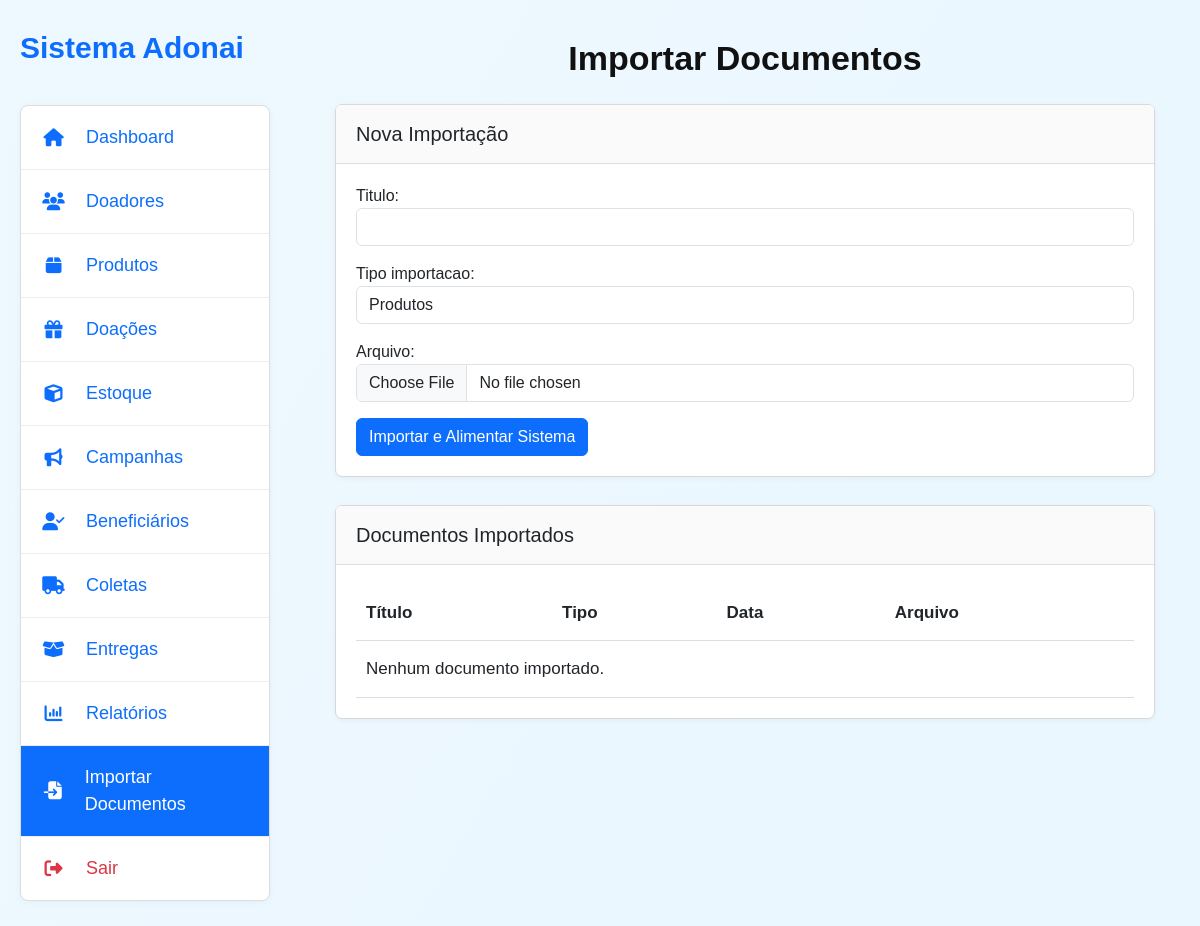
Before: /importar-documentos/ (signed in) with the older database file.
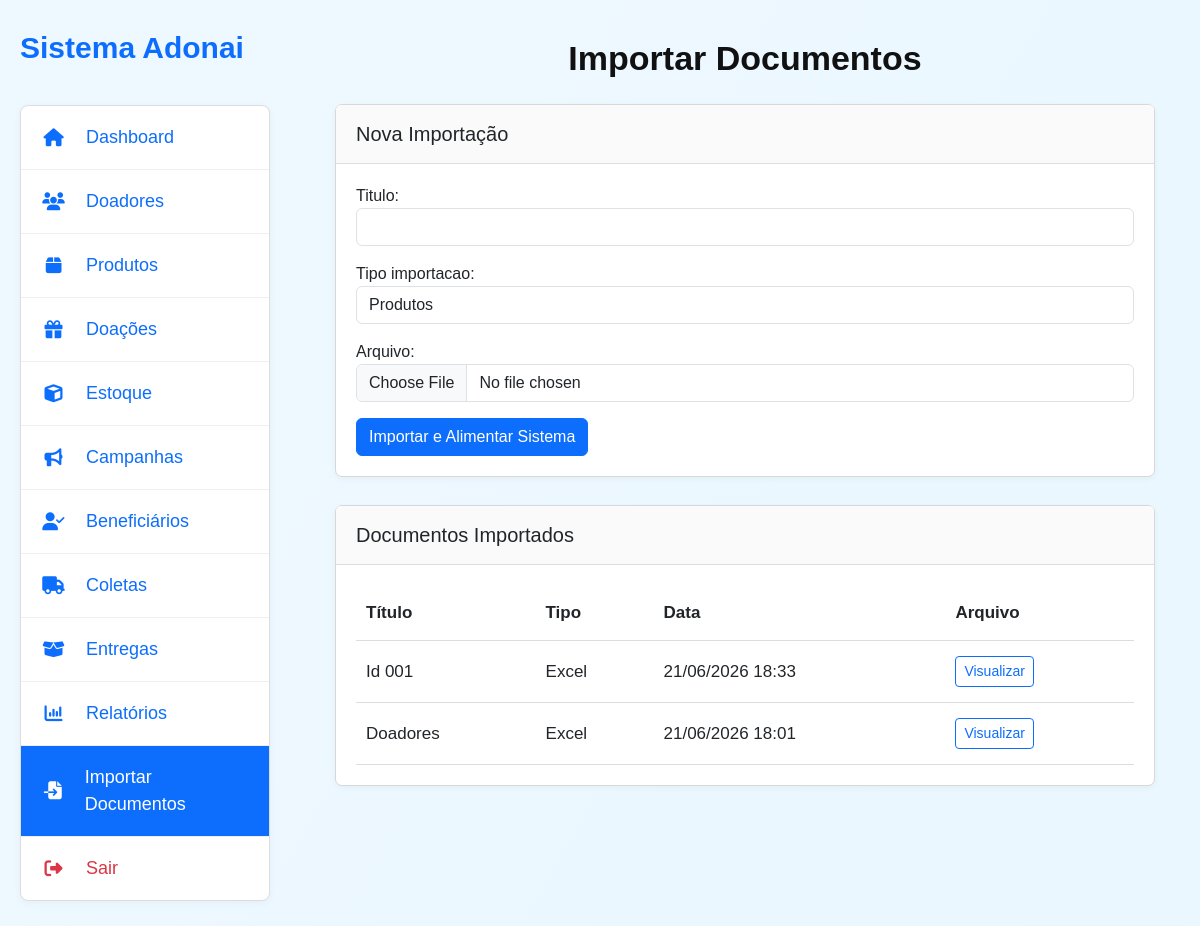
After: the same page with the newer database file.
### gestao/models.py (models this page shows, shortened)
class DocumentoImportado(models.Model):
    TIPO_ARQUIVO_CHOICES = [
        ("EXCEL", "Excel"),
        ("WORD", "Word"),
        ("PDF", "PDF"),
        ("OUTRO", "Outro"),
    ]
    TIPO_IMPORTACAO_CHOICES = [
        ("PRODUTOS", "Produtos"),
        ("DOADORES", "Doadores"),
        ("BENEFICIARIOS", "Beneficiários"),
        ("DOACOES", "Doações"),
        ("ESTOQUE", "Estoque"),
        ("CAMPANHAS", "Campanhas"),
    ]
    titulo = models.CharField(max_length=150)
    arquivo = models.FileField(upload_to="documentos_importados/")
    tipo = models.CharField(
        max_length=20,
        choices=TIPO_ARQUIVO_CHOICES,
        default="OUTRO"
    )
    tipo_importacao = models.CharField(
        max_length=30,
        choices=TIPO_IMPORTACAO_CHOICES,
        default="PRODUTOS"
    )
    texto_extraido = models.TextField(blank=True, null=True)
    importado_em = models.DateTimeField(auto_now_add=True)

### gestao/views.py (the view)
# urls.py: path("importar-documentos/", views.importar_documentos, name="importar_documentos"),
@login_required
def importar_documentos(request):
    if request.method == "POST":
        form = DocumentoImportadoForm(request.POST, request.FILES)
        if form.is_valid():
            documento = form.save(commit=False)
            nome_arquivo = documento.arquivo.name.lower()
            if nome_arquivo.endswith(".xlsx"):
                documento.tipo = "EXCEL"
            elif nome_arquivo.endswith(".docx"):
                documento.tipo = "WORD"
            elif nome_arquivo.endswith(".pdf"):
                documento.tipo = "PDF"
            else:
                documento.tipo = "OUTRO"
            documento.save()
            caminho = documento.arquivo.path
            try:
                total_importado = 0
                if documento.tipo == "EXCEL":
                    texto = extrair_texto_excel(caminho)
                    if documento.tipo_importacao == "PRODUTOS":
                        total_importado = importar_produtos_excel(caminho)
                    elif documento.tipo_importacao == "DOADORES":
                        total_importado = importar_doadores_excel(caminho)
                    elif documento.tipo_importacao == "BENEFICIARIOS":
                        total_importado = importar_beneficiarios_excel(caminho)
                    elif documento.tipo_importacao == "CAMPANHAS":
                        total_importado = importar_campanhas_excel(caminho)
                    elif documento.tipo_importacao == "ESTOQUE":
                        total_importado = importar_estoque_excel(caminho)
                    elif documento.tipo_importacao == "DOACOES":
                        total_importado = importar_doacoes_excel(caminho, request.user)
                elif documento.tipo == "WORD":
                    texto = extrair_texto_word(caminho)
                elif documento.tipo == "PDF":
                    texto = extrair_texto_pdf(caminho)
                else:
                    texto = ""
                documento.texto_extraido = texto
                documento.save()
                RegistroImportado.objects.filter(documento=documento).delete()
                for linha in texto.splitlines():
                    if linha.strip():
                        RegistroImportado.objects.create(
                            documento=documento,
                            conteudo=linha.strip()
                        )
                if documento.tipo == "EXCEL":
                    messages.success(
                        request,
                        f"Documento importado com sucesso. {total_importado} registro(s) alimentaram o sistema."
                    )
                else:
                    messages.success(
                        request,
                        "Documento anexado e texto extraído. Para alimentar cadastros automaticamente, use planilha Excel."
                    )
                return redirect("importar_documentos")
            except Exception as erro:
                messages.error(request, f"Erro ao processar documento: {erro}")
    else:
        form = DocumentoImportadoForm()
    documentos = DocumentoImportado.objects.all().order_by("-importado_em")
    return render(request, "gestao/importar_documentos.html", {
        "form": form,
        "documentos": documentos
    })

### gestao/forms.py
class DocumentoImportadoForm(BaseForm):
    class Meta:
        model = DocumentoImportado
        fields = ["titulo", "tipo_importacao", "arquivo"]

### templates/gestao/importar_documentos.html (shortened to what this page needs)
{% extends 'base.html' %}
{% block content %}
<h1>Importar Documentos</h1>
<div class="card">
    <div class="card-header">
        Nova Importação
    </div>
    <div class="card-body">
        <form method="POST" enctype="multipart/form-data">
            {{ form.as_p }}
            <button type="submit" class="btn btn-primary">
                Importar e Alimentar Sistema
            </button>
        </form>
    </div>
</div>
<div class="card">
    <div class="card-header">
        Documentos Importados
    </div>
    <div class="card-body">
        <table>
            <thead>
                <tr>
                    <th>Título</th>
                    <th>Tipo</th>
                    <th>Data</th>
                    <th>Arquivo</th>
                </tr>
            </thead>
            <tbody>
                {% for doc in documentos %}
                <tr>
                    <td>{{ doc.titulo }}</td>
                    <td>{{ doc.get_tipo_display }}</td>
                    <td>{{ doc.importado_em|date:"d/m/Y H:i" }}</td>
                    <td>
                        <a href="{{ doc.arquivo.url }}" target="_blank" class="btn btn-sm btn-outline-primary">
                            Visualizar
                        </a>
                    </td>
                </tr>
                {% empty %}
                <tr>
                    <td colspan="4">Nenhum documento importado.</td>
                </tr>
                {% endfor %}
            </tbody>
        </table>
    </div>
</div>
{% endblock %}

### templates/base.html (shortened to what this page needs)
{% load static %}
<!DOCTYPE html>
<html lang="pt-br">
<head>
    <link href="https://cdn.jsdelivr.net/npm/bootstrap@5.3.3/dist/css/bootstrap.min.css" rel="stylesheet">
    <link href="https://cdnjs.cloudflare.com/ajax/libs/font-awesome/6.5.0/css/all.min.css" rel="stylesheet">
    <link rel="stylesheet" href="{% static 'css/style.css' %}">
</head>
<body>
    <div class="layout">
        <aside class="sidebar">
            <div class="logo">Sistema Adonai</div>
            <nav class="menu">
                <a href="{% url 'dashboard' %}"
                    class="{% if request.resolver_match.url_name == 'dashboard' %}active{% endif %}">
                    <i class="fa-solid fa-house"></i> Dashboard
                </a>
                <a href="{% url 'doadores' %}"
                    class="{% if request.resolver_match.url_name == 'doadores' %}active{% endif %}">
                    <i class="fa-solid fa-users"></i> Doadores
                </a>
                <a href="{% url 'produtos' %}"
                    class="{% if request.resolver_match.url_name == 'produtos' %}active{% endif %}">
                    <i class="fa-solid fa-box"></i> Produtos
                </a>
                <a href="{% url 'doacoes' %}"
                    class="{% if request.resolver_match.url_name == 'doacoes' %}active{% endif %}">
                    <i class="fa-solid fa-gift"></i> Doações
                </a>
                <a href="{% url 'estoque' %}"
                    class="{% if request.resolver_match.url_name == 'estoque' %}active{% endif %}">
                    <i class="fa-solid fa-cube"></i> Estoque
                </a>
                <a href="{% url 'campanhas' %}"
                    class="{% if request.resolver_match.url_name == 'campanhas' %}active{% endif %}">
                    <i class="fa-solid fa-bullhorn"></i> Campanhas
                </a>
                <a href="{% url 'beneficiarios' %}"
                    class="{% if request.resolver_match.url_name == 'beneficiarios' %}active{% endif %}">
                    <i class="fa-solid fa-user-check"></i> Beneficiários
                </a>
                <a href="{% url 'coletas' %}"
                    class="{% if request.resolver_match.url_name == 'coletas' %}active{% endif %}">
                    <i class="fa-solid fa-truck"></i> Coletas
                </a>
                <a href="{% url 'entregas' %}"
                    class="{% if request.resolver_match.url_name == 'entregas' %}active{% endif %}">
                    <i class="fa-solid fa-box-open"></i> Entregas
                </a>
                <a href="{% url 'relatorios' %}"
                    class="{% if request.resolver_match.url_name == 'relatorios' %}active{% endif %}">
                    <i class="fa-solid fa-chart-column"></i> Relatórios
                </a>
                <a href="{% url 'importar_documentos' %}"
                    class="{% if request.resolver_match.url_name == 'importar_documentos' %}active{% endif %}">
                    <i class="fa-solid fa-file-import"></i> Importar Documentos
                </a>
                <a href="{% url 'logout' %}" class="sair">
                    <i class="fa-solid fa-right-from-bracket"></i> Sair
                </a>
            </nav>
        </aside>
        <main class="content">
            {% block content %}
            {% endblock %}
        </main>
    </div>
</body>
</html>

### static/css/style.css (style rules this page uses)
* { box-sizing: border-box; }
body { margin: 0; font-family: Arial, sans-serif; background: linear-gradient(120deg, #eef8ff, #eaf7ff); color: #111; }
.layout { display: flex; min-height: 100vh; width: 100%; }
.sidebar { width: 290px; padding: 25px 20px; }
.logo { color: #0d6efd; font-size: 30px; font-weight: 700; margin-bottom: 35px; }
.menu { background: #fff; border: 1px solid #ddd; border-radius: 8px; overflow: hidden; box-shadow: 0 2px 8px rgba(0, 0, 0, 0.04); }
.menu a { display: flex; align-items: center; gap: 20px; padding: 18px 20px; color: #0d6efd; text-decoration: none; font-size: 18px; border-bottom: 1px solid #eee; }
.menu a:last-child { border-bottom: none; }
.menu a i { width: 25px; text-align: center; }
.menu a:hover, .menu a.active { background: #0d6efd; color: white; }
.menu a.sair { color: #dc3545; }
.content { flex: 1; padding: 18px 45px; }
h1 { text-align: center; font-size: 34px; font-weight: 700; margin: 20px 0 25px; }
.card { background: white; border: 1px solid #d8d8d8; border-radius: 7px; margin-bottom: 28px; box-shadow: 0 2px 6px rgba(0, 0, 0, 0.04); }
.card-header { background: #fafafa; border-bottom: 1px solid #ddd; padding: 14px 20px; font-size: 20px; font-weight: 400; }
.card-body { padding: 20px; }
table { width: 100%; border-collapse: collapse; background: white; }
th, td { padding: 15px 10px; text-align: left; border-bottom: 1px solid #ddd; font-size: 17px; }
th { font-weight: 700; }

Changed rows visible on the page:
added DocumentoImportado: titulo "Id 001", tipo "Excel", importado_em "21/06/2026 18:33"
added DocumentoImportado: titulo "Doadores", tipo "Excel", importado_em "21/06/2026 18:01"
Other visible differences:
text no longer shown: "Nenhum documento importado."
